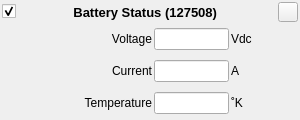
<?xml version="1.0" encoding="UTF-8"?>
<!-- Copyright (C) 2024-2026 RF StateSide LLC; SPDX-License-Identifier: AGPL-3.0-or-later -->
<ui version="4.0">
 <class>BatteryStatus127508</class>
 <widget class="QWidget" name="BatteryStatus127508">
  <property name="geometry">
   <rect>
    <x>0</x>
    <y>0</y>
    <width>300</width>
    <height>120</height>
   </rect>
  </property>
  <property name="windowTitle">
   <string>Form</string>
  </property>
  <layout class="QVBoxLayout" name="verticalLayout">
   <property name="spacing">
    <number>2</number>
   </property>
   <property name="leftMargin">
    <number>2</number>
   </property>
   <property name="topMargin">
    <number>2</number>
   </property>
   <property name="rightMargin">
    <number>2</number>
   </property>
   <property name="bottomMargin">
    <number>2</number>
   </property>
   <item>
    <layout class="QHBoxLayout" name="horizontalLayout_4">
     <item>
      <widget class="QCheckBox" name="checkBoxEnabled">
       <property name="text">
        <string/>
       </property>
       <property name="checked">
        <bool>true</bool>
       </property>
      </widget>
     </item>
     <item>
      <spacer name="horizontalSpacer_2">
       <property name="orientation">
        <enum>Qt::Orientation::Horizontal</enum>
       </property>
       <property name="sizeHint" stdset="0">
        <size>
         <width>40</width>
         <height>20</height>
        </size>
       </property>
      </spacer>
     </item>
     <item>
      <widget class="QLabel" name="labelTitle">
       <property name="font">
        <font>
         <pointsize>10</pointsize>
         <bold>true</bold>
        </font>
       </property>
       <property name="text">
        <string>Battery Status (127508) </string>
       </property>
       <property name="alignment">
        <set>Qt::AlignmentFlag::AlignCenter</set>
       </property>
      </widget>
     </item>
     <item>
      <spacer name="horizontalSpacer">
       <property name="orientation">
        <enum>Qt::Orientation::Horizontal</enum>
       </property>
       <property name="sizeHint" stdset="0">
        <size>
         <width>40</width>
         <height>20</height>
        </size>
       </property>
      </spacer>
     </item>
     <item>
      <widget class="QPushButton" name="pushButtonRemove">
       <property name="minimumSize">
        <size>
         <width>20</width>
         <height>20</height>
        </size>
       </property>
       <property name="maximumSize">
        <size>
         <width>20</width>
         <height>20</height>
        </size>
       </property>
       <property name="text">
        <string/>
       </property>
      </widget>
     </item>
    </layout>
   </item>
   <item>
    <layout class="QHBoxLayout" name="horizontalLayout_3">
     <item>
      <widget class="QLabel" name="labelBatteryVoltage">
       <property name="minimumSize">
        <size>
         <width>150</width>
         <height>22</height>
        </size>
       </property>
       <property name="maximumSize">
        <size>
         <width>150</width>
         <height>16777215</height>
        </size>
       </property>
       <property name="text">
        <string>Voltage</string>
       </property>
       <property name="alignment">
        <set>Qt::AlignmentFlag::AlignRight|Qt::AlignmentFlag::AlignTrailing|Qt::AlignmentFlag::AlignVCenter</set>
       </property>
      </widget>
     </item>
     <item>
      <widget class="QLineEdit" name="lineEditBatteryVoltage">
       <property name="minimumSize">
        <size>
         <width>75</width>
         <height>22</height>
        </size>
       </property>
       <property name="maximumSize">
        <size>
         <width>75</width>
         <height>16777215</height>
        </size>
       </property>
      </widget>
     </item>
     <item>
      <widget class="QLabel" name="labelUnitsBatteryVoltage">
       <property name="minimumSize">
        <size>
         <width>50</width>
         <height>22</height>
        </size>
       </property>
       <property name="toolTip">
        <string>&lt;html&gt;&lt;head/&gt;&lt;body&gt;&lt;p&gt;&lt;br/&gt;&lt;/p&gt;&lt;/body&gt;&lt;/html&gt;</string>
       </property>
       <property name="text">
        <string>Vdc</string>
       </property>
      </widget>
     </item>
    </layout>
   </item>
   <item>
    <layout class="QHBoxLayout" name="horizontalLayout_5">
     <item>
      <widget class="QLabel" name="labelBatteryCurrent">
       <property name="minimumSize">
        <size>
         <width>150</width>
         <height>22</height>
        </size>
       </property>
       <property name="maximumSize">
        <size>
         <width>150</width>
         <height>16777215</height>
        </size>
       </property>
       <property name="text">
        <string>Current</string>
       </property>
       <property name="alignment">
        <set>Qt::AlignmentFlag::AlignRight|Qt::AlignmentFlag::AlignTrailing|Qt::AlignmentFlag::AlignVCenter</set>
       </property>
      </widget>
     </item>
     <item>
      <widget class="QLineEdit" name="lineEditBatteryCurrent">
       <property name="minimumSize">
        <size>
         <width>75</width>
         <height>22</height>
        </size>
       </property>
       <property name="maximumSize">
        <size>
         <width>75</width>
         <height>16777215</height>
        </size>
       </property>
      </widget>
     </item>
     <item>
      <widget class="QLabel" name="labelUnitsBatteryCurrent">
       <property name="minimumSize">
        <size>
         <width>50</width>
         <height>22</height>
        </size>
       </property>
       <property name="toolTip">
        <string>&lt;html&gt;&lt;head/&gt;&lt;body&gt;&lt;p&gt;&lt;br/&gt;&lt;/p&gt;&lt;/body&gt;&lt;/html&gt;</string>
       </property>
       <property name="text">
        <string>A</string>
       </property>
      </widget>
     </item>
    </layout>
   </item>
   <item>
    <layout class="QHBoxLayout" name="horizontalLayout_2">
     <item>
      <widget class="QLabel" name="labelBatteryTemperature">
       <property name="minimumSize">
        <size>
         <width>150</width>
         <height>22</height>
        </size>
       </property>
       <property name="maximumSize">
        <size>
         <width>150</width>
         <height>16777215</height>
        </size>
       </property>
       <property name="text">
        <string>Temperature</string>
       </property>
       <property name="alignment">
        <set>Qt::AlignmentFlag::AlignRight|Qt::AlignmentFlag::AlignTrailing|Qt::AlignmentFlag::AlignVCenter</set>
       </property>
      </widget>
     </item>
     <item>
      <widget class="QLineEdit" name="lineEditBatteryTemperature">
       <property name="minimumSize">
        <size>
         <width>75</width>
         <height>22</height>
        </size>
       </property>
       <property name="maximumSize">
        <size>
         <width>75</width>
         <height>16777215</height>
        </size>
       </property>
      </widget>
     </item>
     <item>
      <widget class="ClickableLabel" name="labelUnitsBatteryTemperature">
       <property name="minimumSize">
        <size>
         <width>50</width>
         <height>22</height>
        </size>
       </property>
       <property name="toolTip">
        <string>&lt;html&gt;&lt;head/&gt;&lt;body&gt;&lt;p&gt;Click to change units&lt;/p&gt;&lt;/body&gt;&lt;/html&gt;</string>
       </property>
       <property name="text">
        <string>˚K</string>
       </property>
      </widget>
     </item>
    </layout>
   </item>
  </layout>
 </widget>
 <customwidgets>
  <customwidget>
   <class>ClickableLabel</class>
   <extends>QLabel</extends>
   <header location="global">clickablelabel.h</header>
  </customwidget>
 </customwidgets>
 <resources/>
 <connections/>
</ui>
